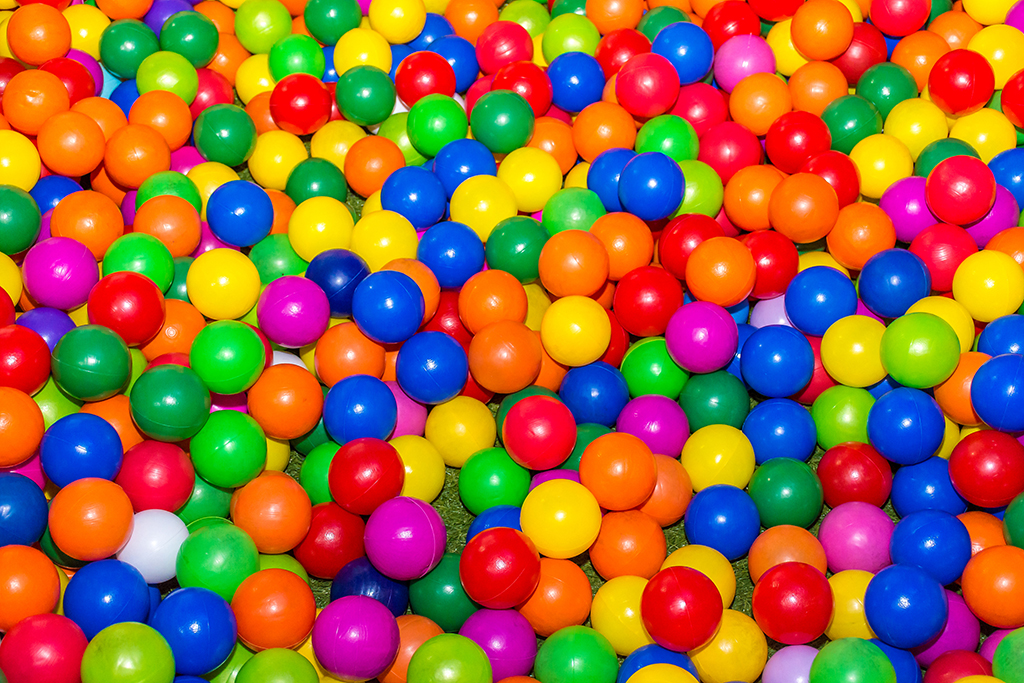
#> input picture aula14/ballpit.jpg, 1024 x 683 px
$ jupyter execute aula14.ipynb
#> lines starting #> are read from the running program, lines starting #| are printed output that depends on the picture; after the words box and inside, x2 and y2 are one past the last pixel; in counts of white or black regions, pixels touching at a corner belong together
[cell 1]
import numpy as np
import cv2
import matplotlib.pyplot as plt

[cell 2]
img = cv2.imread("ballpit.jpg")
#> img is the input picture: shape (683, 1024, 3); mean B, G, R 64.5, 101.6, 154.1
img = cv2.cvtColor(img, cv2.COLOR_BGR2RGB)

# Convert to grayscale
gray = cv2.cvtColor(img, cv2.COLOR_RGB2GRAY)
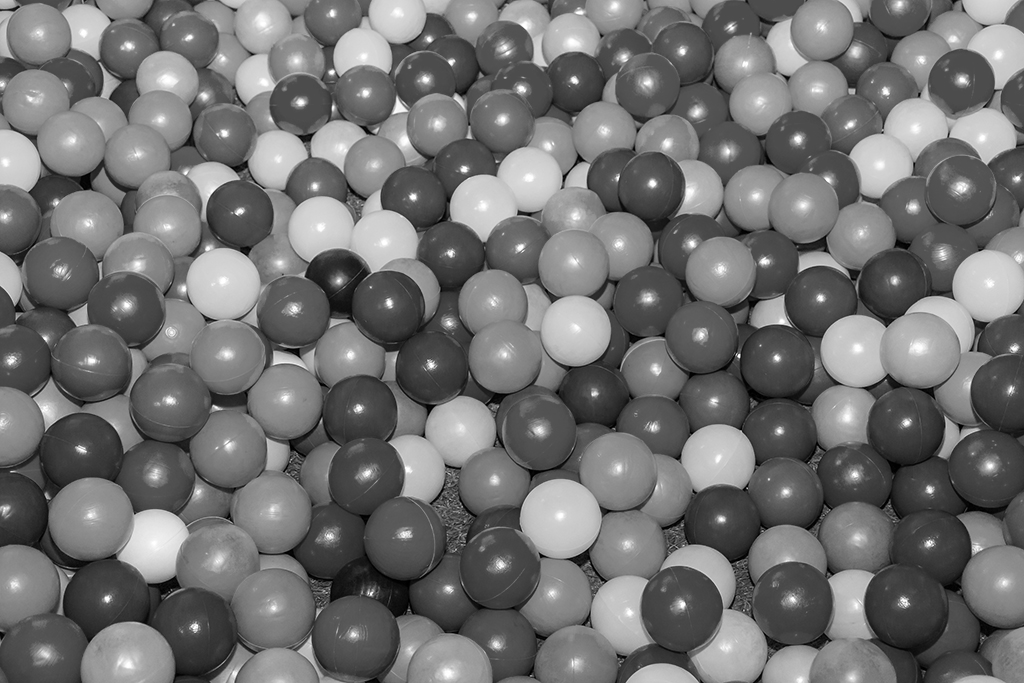
#> gray: shape (683, 1024); min 0, max 255, mean 113.1

# Plot the grayscale image
plt.imshow(gray, cmap='gray')

# Apply cutoff threshold
ret, thresh = cv2.threshold(gray, 210, 255, cv2.THRESH_BINARY)
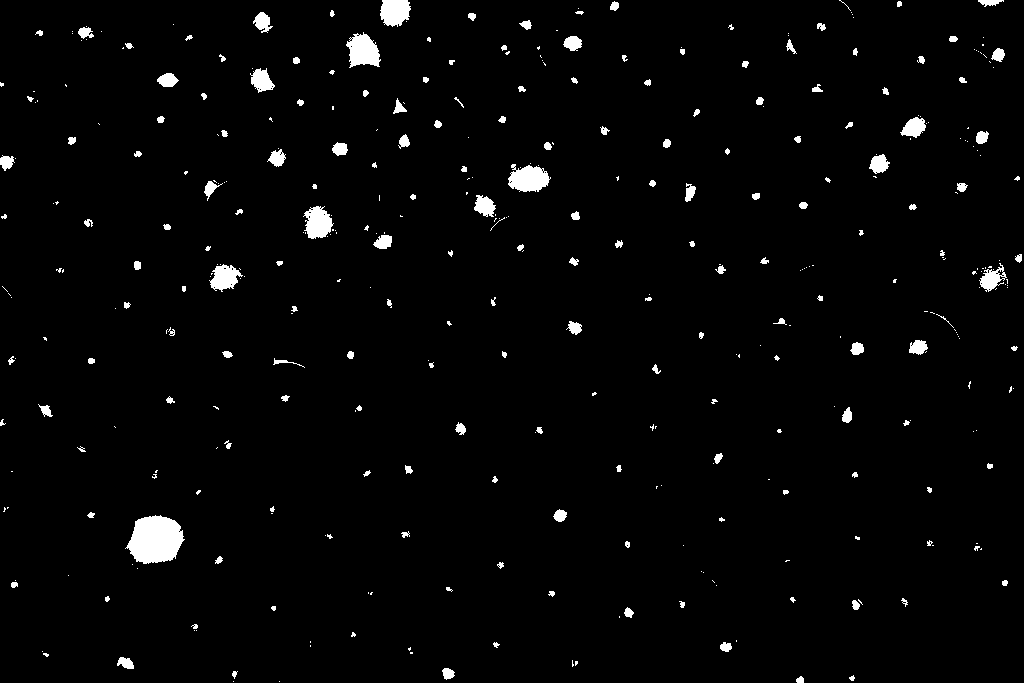
#> thresh: shape (683, 1024); 2.4% white; 397 white regions (227 under 20 px), largest, box (x1, y1, x2, y2) and area: (125, 515, 185, 564) 2094, (508, 164, 551, 192) 841, (346, 32, 381, 68) 826

# Plot the thresholded image
plt.imshow(thresh, cmap='gray')

# Plot all three images side by side
plt.figure(figsize=(20, 10))
plt.subplot(131), plt.imshow(img)
plt.subplot(132), plt.imshow(gray, cmap='gray')
plt.subplot(133), plt.imshow(thresh, cmap='gray')
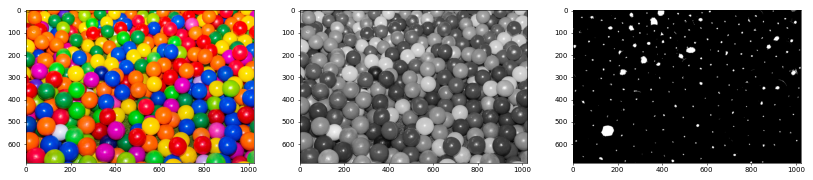
#> figure drawn by matplotlib, 3 panels

[cell 3]
# Find connected components
ret, labels = cv2.connectedComponents(thresh)
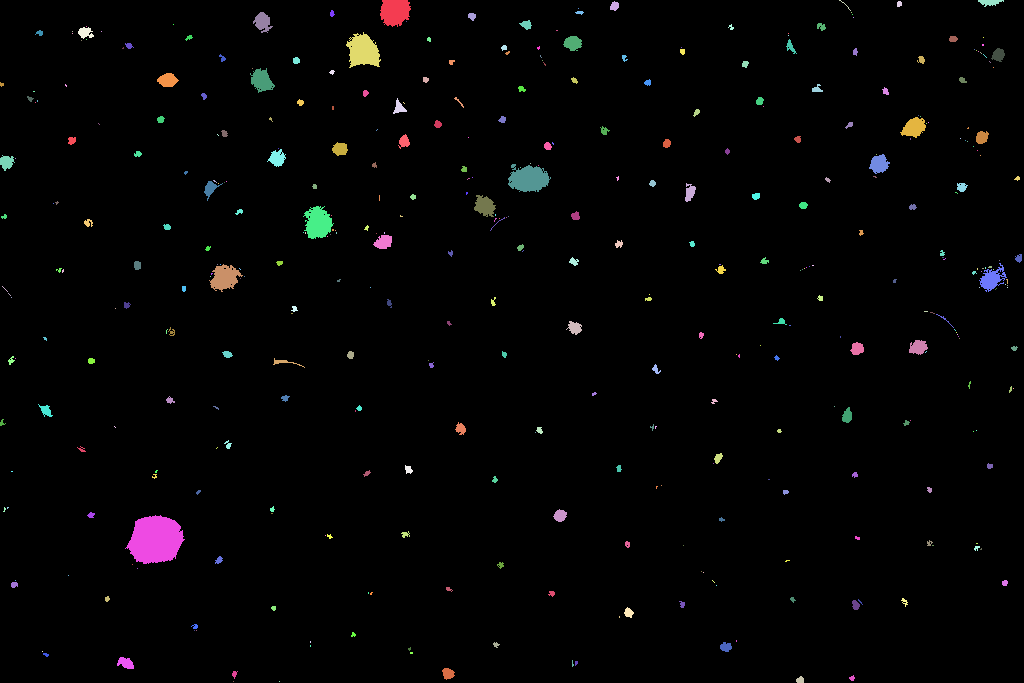
#> labels: shape (683, 1024) int32; 398 distinct labels, from 0 to 397; one colour per label, 0 black
#> ret = 398

print(labels.shape)
#| (683, 1024)

# Assign random colors to each component
#colors = []
#for n in range(ret):
#    colors.append((255*np.random.rand(3)).astype(np.uint8))

# Map component labels to hue val
label_hue = np.uint8(179*labels/np.max(labels))
blank_ch = 255*np.ones_like(label_hue)
labeled_img = cv2.merge([label_hue, blank_ch, blank_ch])
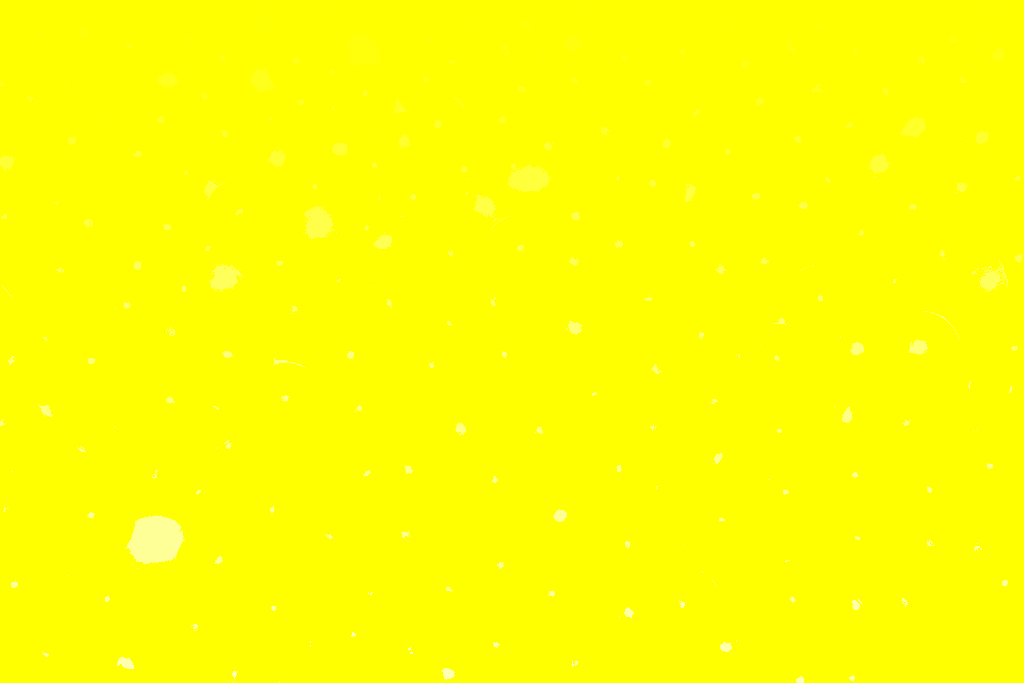
#> labeled_img: shape (683, 1024, 3); mean of channels 0, 1, 2 1.9, 255, 255; drawn as B, G, R

# cvt to BGR for display
img = cv2.cvtColor(labeled_img, cv2.COLOR_HSV2BGR)
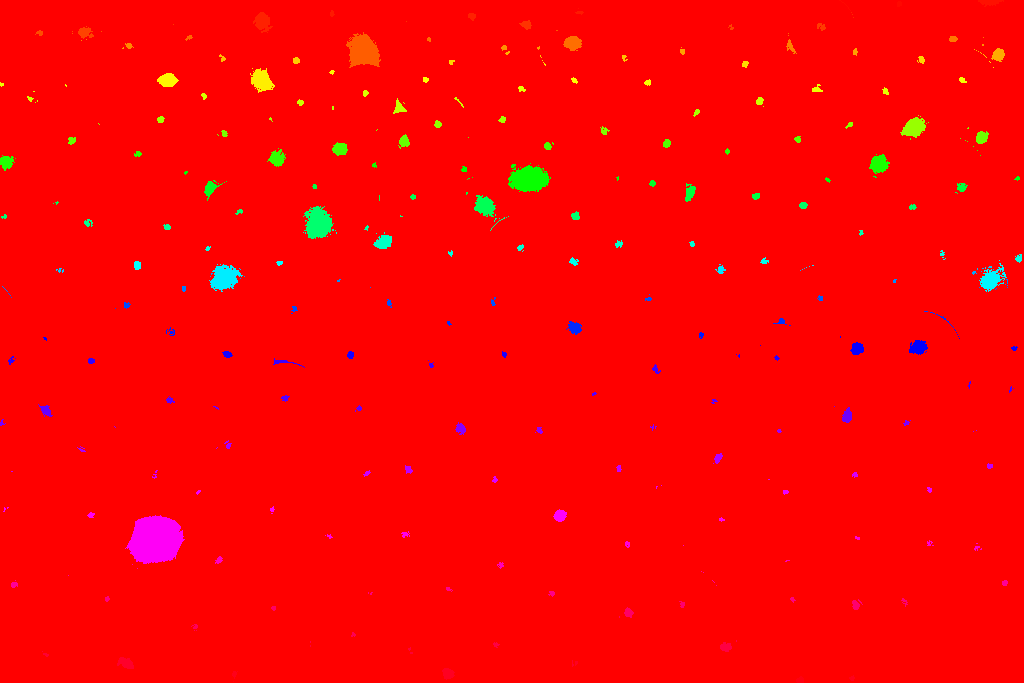
#> img: shape (683, 1024, 3); mean B, G, R 2.6, 3.1, 252.3

# set bg label to black
img[label_hue==0] = 0
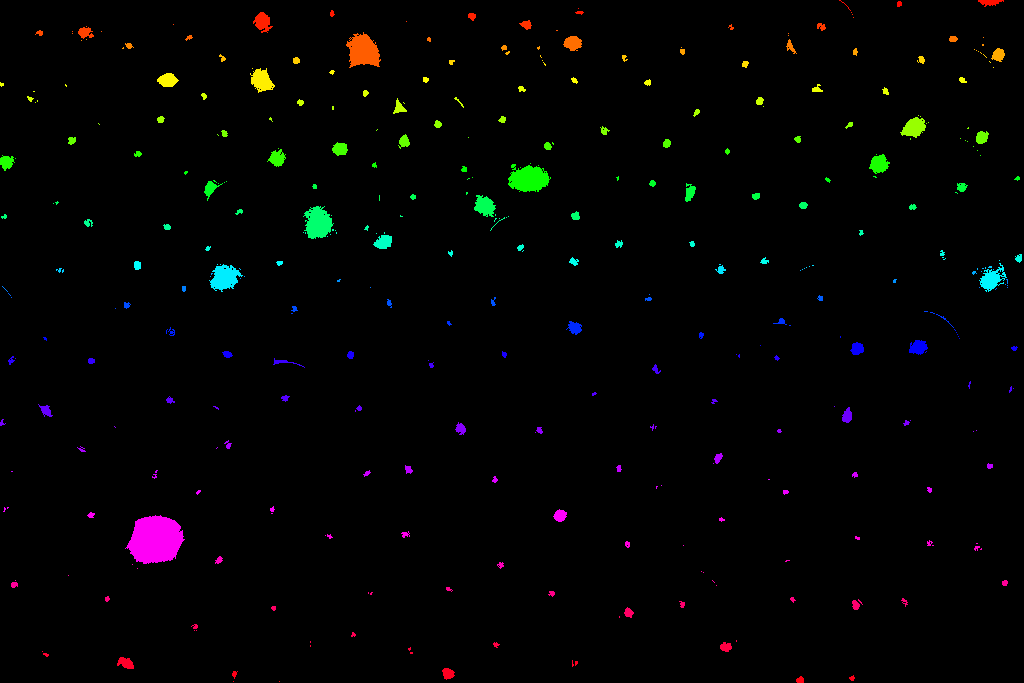
#> img: shape (683, 1024, 3); mean B, G, R 2.6, 3.1, 3.1

# Show labeled image
plt.imshow(img)
plt.show()

# Print number of objects found
print("Number of connected components is: ", ret-1)
#| Number of connected components is:  397

$ run again, with aula14/bolts.jpg copied over aula14/ballpit.jpg
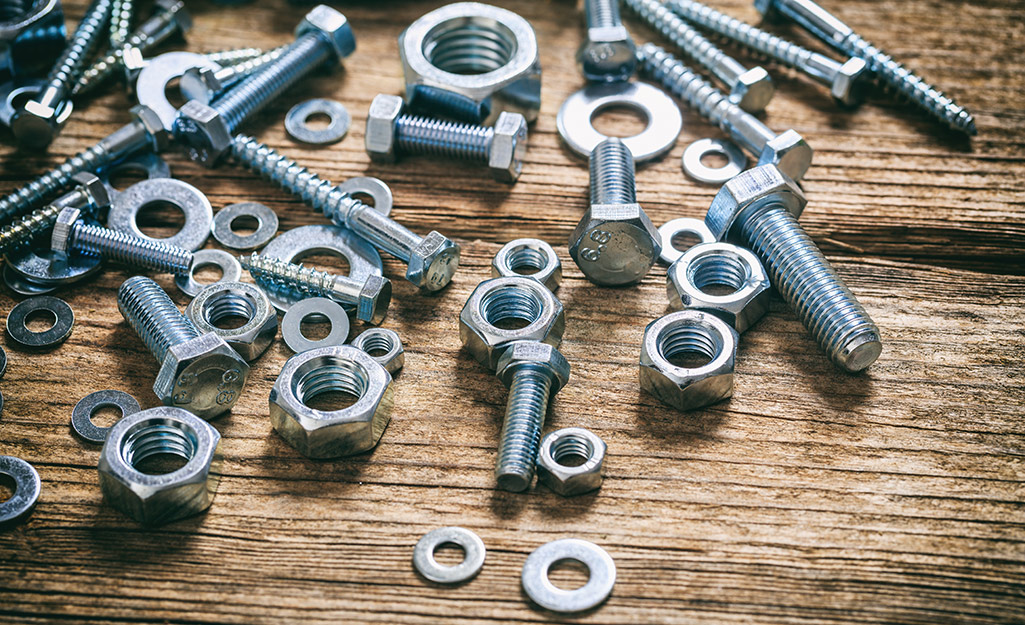
#> input picture aula14/bolts.jpg, 1025 x 625 px
#> img is the input picture: shape (625, 1025, 3); mean B, G, R 113.8, 126.1, 132.4
#> thresh: shape (625, 1025); 10.6% white; 3648 white regions (3271 under 20 px), largest, box (x1, y1, x2, y2) and area: (404, 3, 536, 92) 4020, (556, 84, 681, 157) 3983, (521, 535, 669, 608) 3819
#> `ret, labels = cv2.connectedComponents(thresh)`:
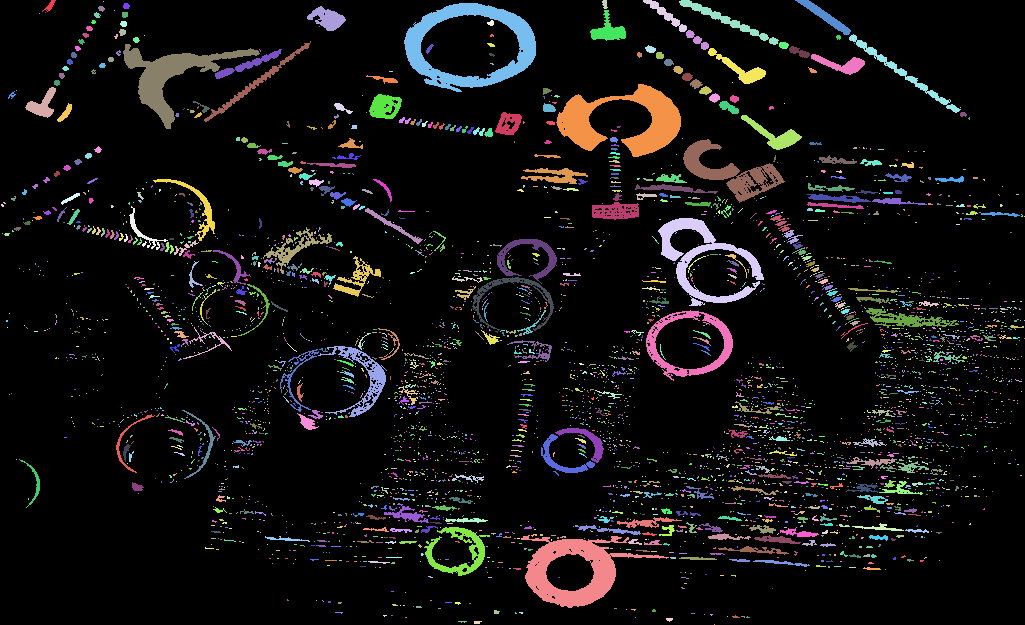
#> labels: shape (625, 1025) int32; 3649 distinct labels, from 0 to 3648; one colour per label, 0 black
#> ret = 3649
#| (625, 1025)
#> `img[label_hue==0] = 0`:
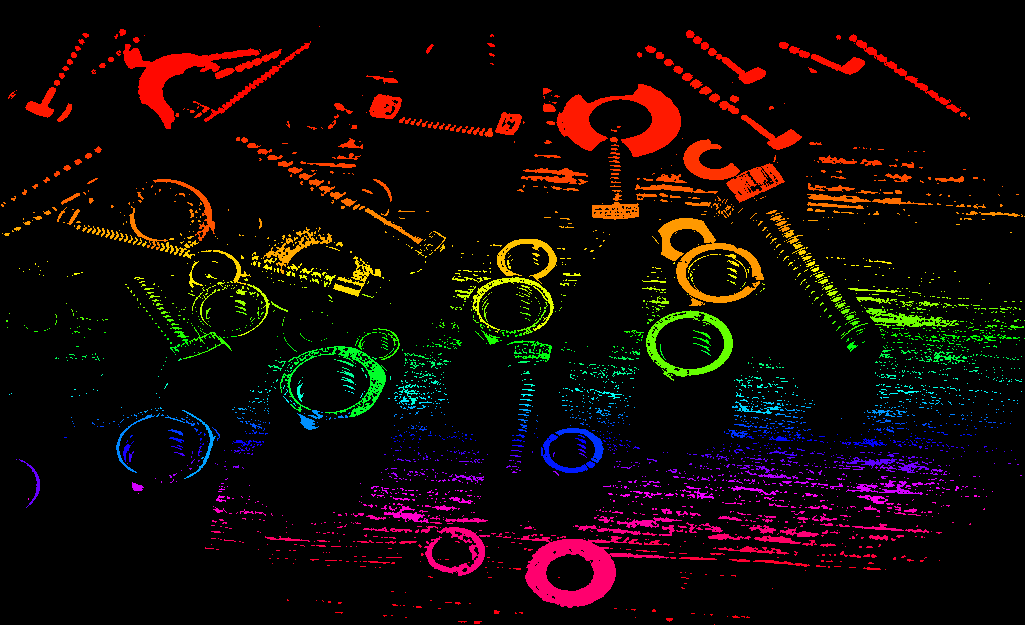
#> img: shape (625, 1025, 3); mean B, G, R 5.9, 8.8, 19.1
#| Number of connected components is:  3648

$ run again, with aula14/sheep.jpg copied over aula14/ballpit.jpg
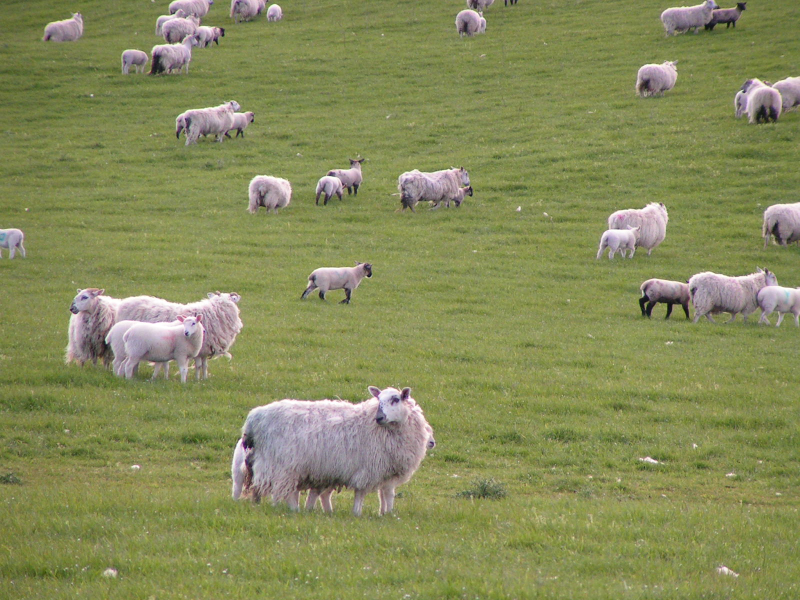
#> input picture aula14/sheep.jpg, 1600 x 1200 px (shown at 1/2 size)
#> img is the input picture: shape (1200, 1600, 3); mean B, G, R 89, 139.1, 134.1
#> thresh: shape (1200, 1600); 1.6% white; 303 white regions (241 under 20 px), largest, box (x1, y1, x2, y2) and area: (195, 586, 485, 665) 4776, (495, 794, 758, 836) 3558, (211, 639, 383, 680) 2794
#> `ret, labels = cv2.connectedComponents(thresh)`:
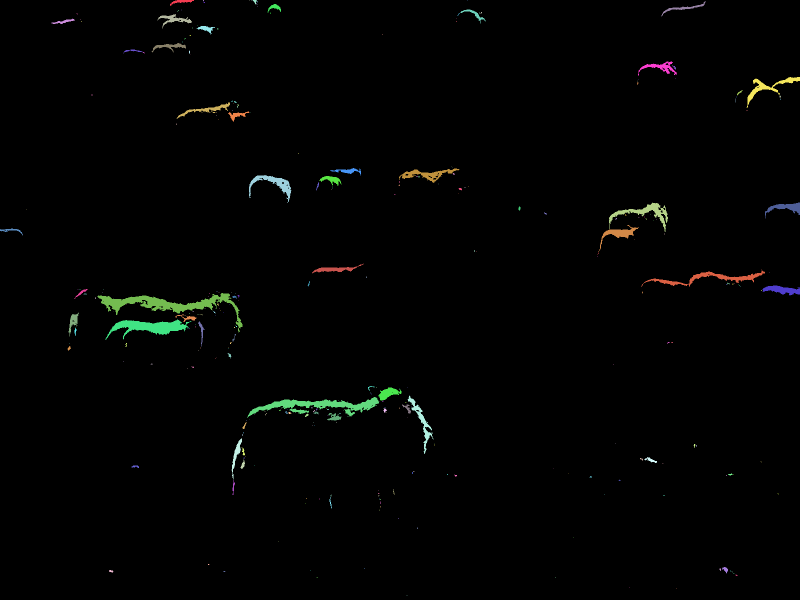
#> labels: shape (1200, 1600) int32 (shown at 1/2 size); 304 distinct labels, from 0 to 303; one colour per label, 0 black
#> ret = 304
#| (1200, 1600)
#> `img[label_hue==0] = 0`:
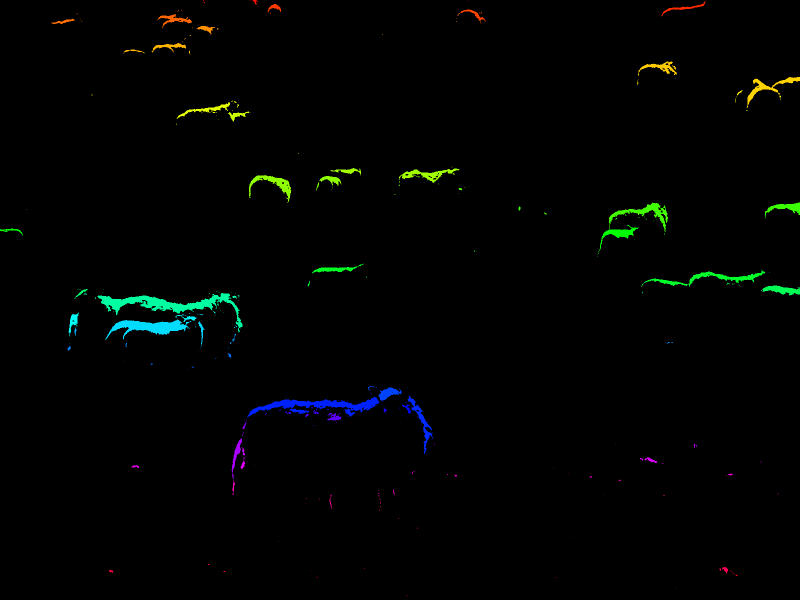
#> img: shape (1200, 1600, 3) (shown at 1/2 size); mean B, G, R 1.9, 3, 1.2
#| Number of connected components is:  303
